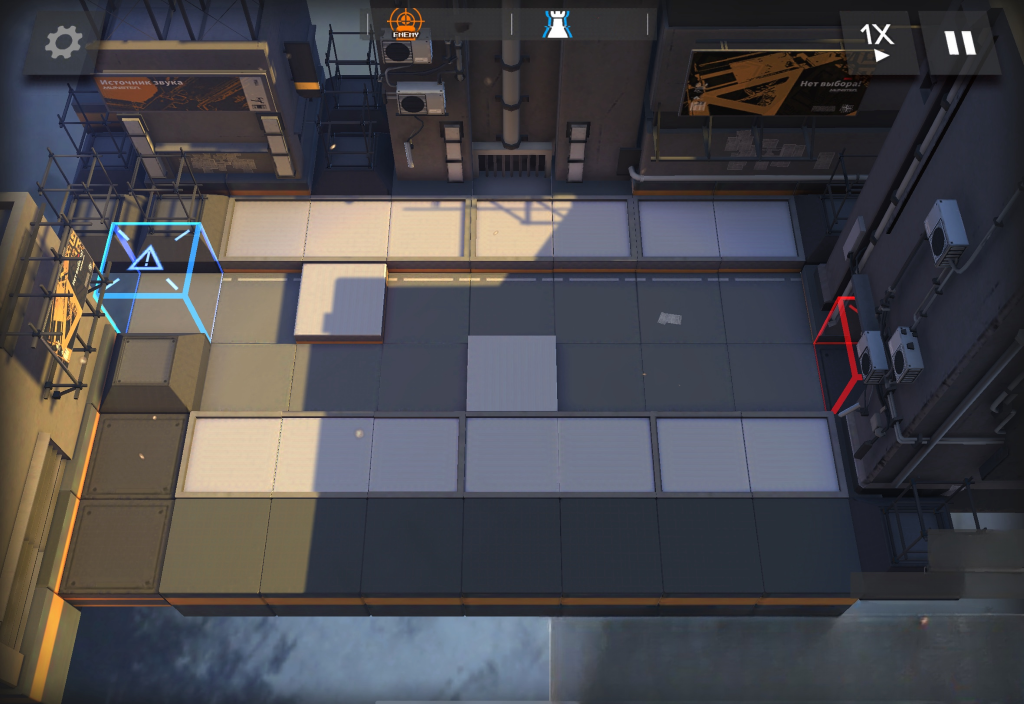

This game map was drawn from its Tiled (.tmx) file and the tilesets committed beside it. A one-line description and the full map source follow:
An orthogonal 32x22 tile map with 32x32 px tiles, 1 tile layer (background) and 49 objects (towers_yuan01, towers_yuan02, towers_yuan03, towers_yuan04, towers_yuan05, ...).

<map version="1.10" tiledversion="1.10.2" orientation="orthogonal" renderorder="right-down" width="32" height="22" tilewidth="32" tileheight="32" infinite="0" nextlayerid="6" nextobjectid="248">
 <tileset firstgid="1" source="map02.tsx" />
 <layer id="1" name="background" width="32" height="22">
  <data encoding="csv">
1,2,3,4,5,6,7,8,9,10,11,12,13,14,15,16,17,18,19,20,21,22,23,24,25,26,27,28,29,30,31,32,
33,34,35,36,37,38,39,40,41,42,43,44,45,46,47,48,49,50,51,52,53,54,55,56,57,58,59,60,61,62,63,64,
65,66,67,68,69,70,71,72,73,74,75,76,77,78,79,80,81,82,83,84,85,86,87,88,89,90,91,92,93,94,95,96,
97,98,99,100,101,102,103,104,105,106,107,108,109,110,111,112,113,114,115,116,117,118,119,120,121,122,123,124,125,126,127,128,
129,130,131,132,133,134,135,136,137,138,139,140,141,142,143,144,145,146,147,148,149,150,151,152,153,154,155,156,157,158,159,160,
161,162,163,164,165,166,167,168,169,170,171,172,173,174,175,176,177,178,179,180,181,182,183,184,185,186,187,188,189,190,191,192,
193,194,195,196,197,198,199,200,201,202,203,204,205,206,207,208,209,210,211,212,213,214,215,216,217,218,219,220,221,222,223,224,
225,226,227,228,229,230,231,232,233,234,235,236,237,238,239,240,241,242,243,244,245,246,247,248,249,250,251,252,253,254,255,256,
257,258,259,260,261,262,263,264,265,266,267,268,269,270,271,272,273,274,275,276,277,278,279,280,281,282,283,284,285,286,287,288,
289,290,291,292,293,294,295,296,297,298,299,300,301,302,303,304,305,306,307,308,309,310,311,312,313,314,315,316,317,318,319,320,
321,322,323,324,325,326,327,328,329,330,331,332,333,334,335,336,337,338,339,340,341,342,343,344,345,346,347,348,349,350,351,352,
353,354,355,356,357,358,359,360,361,362,363,364,365,366,367,368,369,370,371,372,373,374,375,376,377,378,379,380,381,382,383,384,
385,386,387,388,389,390,391,392,393,394,395,396,397,398,399,400,401,402,403,404,405,406,407,408,409,410,411,412,413,414,415,416,
417,418,419,420,421,422,423,424,425,426,427,428,429,430,431,432,433,434,435,436,437,438,439,440,441,442,443,444,445,446,447,448,
449,450,451,452,453,454,455,456,457,458,459,460,461,462,463,464,465,466,467,468,469,470,471,472,473,474,475,476,477,478,479,480,
481,482,483,484,485,486,487,488,489,490,491,492,493,494,495,496,497,498,499,500,501,502,503,504,505,506,507,508,509,510,511,512,
513,514,515,516,517,518,519,520,521,522,523,524,525,526,527,528,529,530,531,532,533,534,535,536,537,538,539,540,541,542,543,544,
545,546,547,548,549,550,551,552,553,554,555,556,557,558,559,560,561,562,563,564,565,566,567,568,569,570,571,572,573,574,575,576,
577,578,579,580,581,582,583,584,585,586,587,588,589,590,591,592,593,594,595,596,597,598,599,600,601,602,603,604,605,606,607,608,
609,610,611,612,613,614,615,616,617,618,619,620,621,622,623,624,625,626,627,628,629,630,631,632,633,634,635,636,637,638,639,640,
641,642,643,644,645,646,647,648,649,650,651,652,653,654,655,656,657,658,659,660,661,662,663,664,665,666,667,668,669,670,671,672,
673,674,675,676,677,678,679,680,681,682,683,684,685,686,687,688,689,690,691,692,693,694,695,696,697,698,699,700,701,702,703,704
</data>
 </layer>
 <objectgroup id="5" name="road">
  <object id="215" x="831" y="364" />
  <object id="216" x="790.5" y="363.5" />
  <object id="217" x="758.5" y="330" />
  <object id="218" x="733.5" y="304" />
  <object id="219" x="698.5" y="304" />
  <object id="220" x="661.5" y="304" />
  <object id="221" x="618.5" y="304" />
  <object id="222" x="576" y="304" />
  <object id="223" x="526" y="304" />
  <object id="224" x="487.5" y="304" />
  <object id="225" x="447.5" y="319.5" />
  <object id="226" x="420.5" y="350" />
  <object id="227" x="390" y="375.5" />
  <object id="228" x="354.5" y="377" />
  <object id="229" x="318.5" y="377" />
  <object id="230" x="283.5" y="362" />
  <object id="231" x="256.5" y="333" />
  <object id="232" x="232" y="303.5" />
  <object id="233" x="199" y="304" />
  <object id="234" x="164" y="303.5" />
 </objectgroup>
 <objectgroup id="3" name="towers_yuan">
  <object id="20" name="towers_yuan01" x="477.5" y="345.5" width="70" height="70" />
  <object id="21" name="towers_yuan02" x="731.5" y="195" width="70" height="70" />
  <object id="22" name="towers_yuan03" x="650" y="195" width="70" height="70" />
  <object id="23" name="towers_yuan04" x="569.5" y="195" width="70" height="70" />
  <object id="24" name="towers_yuan05" x="485" y="195" width="70" height="70" />
  <object id="25" name="towers_yuan06" x="396" y="195" width="70" height="70" />
  <object id="26" name="towers_yuan07" x="318.5" y="195" width="70" height="70" />
  <object id="52" name="towers_yuan08" x="308" y="274" width="70" height="70" />
  <object id="28" name="towers_yuan09" x="238" y="195" width="70" height="70" />
  <object id="30" name="towers_yuan11" x="290" y="425" width="70" height="70" />
  <object id="31" name="towers_yuan12" x="380" y="425" width="70" height="70" />
  <object id="32" name="towers_yuan13" x="475" y="420" width="70" height="70" />
  <object id="33" name="towers_yuan14" x="570" y="420" width="70" height="70" />
  <object id="34" name="towers_yuan15" x="670" y="420" width="70" height="70" />
  <object id="35" name="towers_yuan16" x="760" y="420" width="70" height="70" />
  <object id="60" x="195" y="425" width="70" height="70" />
 </objectgroup>
 <objectgroup id="4" name="towers_jin" visible="0">
  <object id="36" name="tower_jin12" x="750" y="350" width="60" height="60" />
  <object id="37" name="tower_jin11" x="730" y="275" width="60" height="60" />
  <object id="38" name="tower_jin09" x="660" y="350" width="60" height="60" />
  <object id="39" name="tower_jin08" x="570" y="350" width="60" height="60" />
  <object id="40" name="tower_jin07" x="563.5" y="275" width="60" height="60" />
  <object id="41" name="tower_jin10" x="650" y="275" width="60" height="60" />
  <object id="42" name="tower_jin06" x="483.5" y="275" width="60" height="60" />
  <object id="43" name="tower_jin05" x="393.5" y="275" width="60" height="60" />
  <object id="44" name="tower_jin04" x="392.333" y="350" width="60" height="60" />
  <object id="45" name="tower_jin03" x="311" y="350" width="60" height="60" />
  <object id="46" name="tower_jin02" x="227.167" y="350" width="60" height="60" />
  <object id="47" name="tower_jin01" x="230" y="275" width="60" height="60" />
  <object id="56" x="224.667" y="245.667" />
 </objectgroup>
</map>